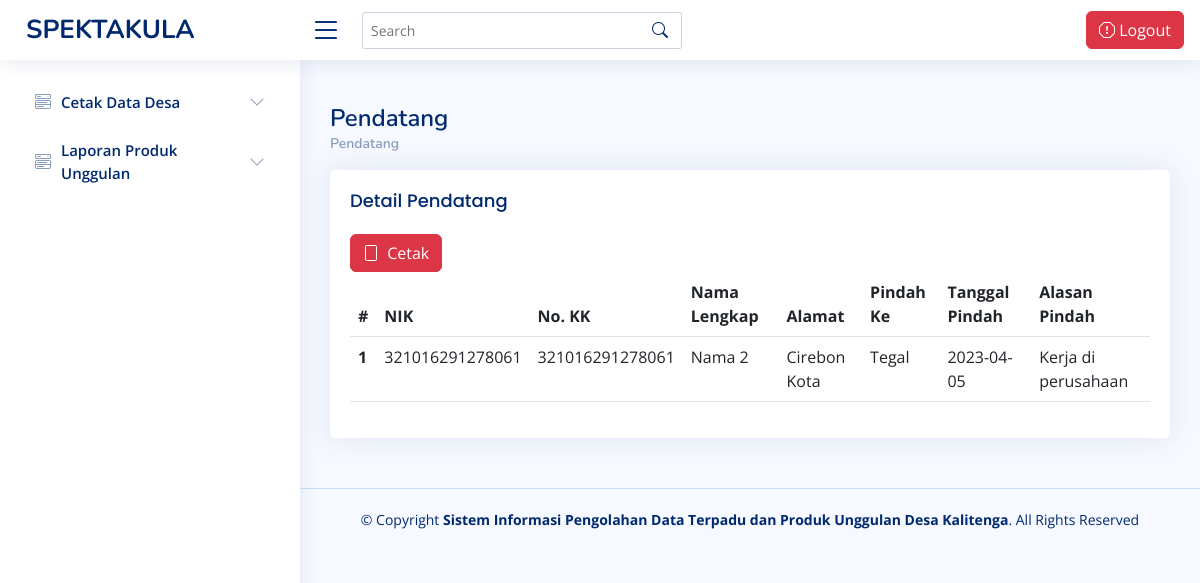
/index.php/kades_pindahan, run on the app's committed database.
### tables this page shows
CREATE TABLE `tb_pindahan` (
  `id` int(11) NOT NULL,
  `nik` varchar(100) NOT NULL,
  `kk` varchar(100) NOT NULL,
  `nama` varchar(100) NOT NULL,
  `alamat` varchar(100) NOT NULL,
  `pindah` varchar(100) NOT NULL,
  `tanggal` date NOT NULL,
  `alasan_pindah` varchar(100) NOT NULL
);

### application/controllers/Kades_pindahan.php (called while the page is built, shortened)
<?php
class Kades_pindahan extends CI_Controller {
    public function __construct()
    {
        $this->load->model('Pindahan_model');
        $this->load->model('M_global_model');
    }
    public function index()
    {
        $data['title']  = 'Pendatang';
        $judul['Judul']  = 'Pendatang';
        $queryAll = $this->Pindahan_model->ambildata();
        $DATA = array('Pindahan' => $queryAll);
        $tampilan = $judul + $DATA;
        $this->load->view('template/header',$data);
        $this->load->view('kades/sidebar_kades');
        $this->load->view('kades/pindahan',$tampilan);
        $this->load->view('template/footer');
    }
}

### index.php (called while the page is built, shortened)
<?php
require_once BASEPATH.'core/CodeIgniter.php';

### application/models/Pindahan_model.php (called while the page is built, shortened)
<?php
class Pindahan_model extends CI_Model
{
    function ambildata()
      {
        $query = $this->db->get('tb_pindahan');
        return $query->result();
      }
}

### application/views/kades/pindahan.php (the view, shortened to what this page needs)
<main id="main" class="main">
<div class="pagetitle">
  <h1><?= $Judul;?></h1>
  <nav>
    <ol class="breadcrumb">
      <li class="breadcrumb-item"><a href="<?= site_url('Pindahan');?>"><?= $Judul;?></a></li>
    </ol>
  </nav>
</div>
<section class="section">
      <div class="row">
        <div class="col-lg-12">
          <div class="card">
            <div class="card-body">
              <h5 class="card-title">Detail <?= $Judul;?></h5>
              <a href="<?= site_url('Pindahan/print');?>" class="btn btn-danger"><i class="bi bi-file me-1"></i> Cetak</a>
              <table class="table datatable" id="dataTable">
                <thead>
                  <tr>
                    <th scope="col">#</th>
                    <th scope="col">NIK</th>
                    <th scope="col">No. KK</th>
                    <th scope="col">Nama Lengkap</th>
                    <th scope="col">Alamat</th>
                    <th scope="col">Pindah Ke</th>
                    <th scope="col">Tanggal Pindah</th>
                    <th scope="col">Alasan Pindah</th>
                  </tr>
                </thead>
                <tbody>
                  <tr>
                    <?php
                    $no = 0;
                    foreach ($Pindahan as $value) {
                        $no++
                    ?>
                    <th scope="row"><?php echo $no; ?></th>
                    <td><?php echo $value->nik; ?></td>
                    <td><?php echo $value->kk; ?></td>
                    <td><?php echo $value->nama; ?></td>
                    <td><?php echo $value->alamat; ?></td>
                    <td><?php echo $value->pindah; ?></td>
                    <td><?php echo $value->tanggal; ?></td>
                    <td><?php echo $value->alasan_pindah; ?></td>
                  </tr>
                 <?php
                    }
                ?>
                </tbody>
              </table>
            </div>
          </div>
        </div>
      </div>
    </section>
</main>

### admin/css/style.css (style rules this page uses)
:root { scroll-behavior: smooth; }
body { font-family: "Open Sans", sans-serif; background: #f6f9ff; color: #444444; }
a { color: #4154f1; text-decoration: none; }
h1, h2, h3, h4, h5, h6 { font-family: "Nunito", sans-serif; }
#main { margin-top: 60px; padding: 20px 30px; transition: all 0.3s; }
.pagetitle { margin-bottom: 10px; }
.pagetitle h1 { font-size: 24px; margin-bottom: 0; font-weight: 600; color: #012970; }
.card { margin-bottom: 30px; border: none; border-radius: 5px; box-shadow: 0px 0 30px rgba(1, 41, 112, 0.1); }
.card-title { padding: 20px 0 15px 0; font-size: 18px; font-weight: 500; color: #012970; font-family: "Poppins", sans-serif; }
.card-body { padding: 0 20px 20px 20px; }
.breadcrumb { font-size: 14px; font-family: "Nunito", sans-serif; color: #899bbd; font-weight: 600; }
.breadcrumb a { color: #899bbd; transition: 0.3s; }
.breadcrumb .breadcrumb-item::before { color: #899bbd; }
@media (min-width: 1200px) { #main, #footer { margin-left: 300px; } }

### data on the page
tb_pindahan: nik "321016291278061", kk "321016291278061", nama "Nama 2", alamat "Cirebon Kota", pindah "Tegal", tanggal "2023-04-05", alasan_pindah "Kerja di perusahaan"

### other printed values
$Judul "Pendatang"
